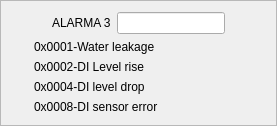
       <widget class="QFrame" name="frame_5">
        <property name="sizePolicy">
         <sizepolicy hsizetype="Preferred" vsizetype="Preferred">
          <horstretch>0</horstretch>
          <verstretch>2</verstretch>
         </sizepolicy>
        </property>
        <property name="frameShape">
         <enum>QFrame::StyledPanel</enum>
        </property>
        <property name="frameShadow">
         <enum>QFrame::Raised</enum>
        </property>
        <layout class="QGridLayout" name="gridLayout_6">
         <item row="0" column="0">
          <layout class="QVBoxLayout" name="verticalLayout_2">
           <item>
            <layout class="QHBoxLayout" name="horizontalLayout_55">
             <item>
              <spacer name="horizontalSpacer_6">
               <property name="orientation">
                <enum>Qt::Horizontal</enum>
               </property>
               <property name="sizeHint" stdset="0">
                <size>
                 <width>40</width>
                 <height>20</height>
                </size>
               </property>
              </spacer>
             </item>
             <item>
              <widget class="QLabel" name="label_56">
               <property name="text">
                <string>ALARMA 3</string>
               </property>
              </widget>
             </item>
             <item>
              <widget class="QLineEdit" name="m_leAlarm3">
               <property name="readOnly">
                <bool>true</bool>
               </property>
              </widget>
             </item>
             <item>
              <spacer name="horizontalSpacer_7">
               <property name="orientation">
                <enum>Qt::Horizontal</enum>
               </property>
               <property name="sizeHint" stdset="0">
                <size>
                 <width>40</width>
                 <height>20</height>
                </size>
               </property>
              </spacer>
             </item>
            </layout>
           </item>
           <item>
            <layout class="QHBoxLayout" name="horizontalLayout_33">
             <item>
              <widget class="QLabel" name="m_lblLed1_33">
               <property name="enabled">
                <bool>false</bool>
               </property>
               <property name="sizePolicy">
                <sizepolicy hsizetype="Preferred" vsizetype="Preferred">
                 <horstretch>1</horstretch>
                 <verstretch>0</verstretch>
                </sizepolicy>
               </property>
               <property name="maximumSize">
                <size>
                 <width>16</width>
                 <height>16</height>
                </size>
               </property>
               <property name="text">
                <string/>
               </property>
               <property name="pixmap">
                <pixmap resource="../../Xaar/SinglePass/shared.qrc">:/res/images/Ledrojo.png</pixmap>
               </property>
              </widget>
             </item>
             <item>
              <widget class="QLabel" name="label_34">
               <property name="sizePolicy">
                <sizepolicy hsizetype="Preferred" vsizetype="Preferred">
                 <horstretch>5</horstretch>
                 <verstretch>0</verstretch>
                </sizepolicy>
               </property>
               <property name="text">
                <string>0x0001-Water leakage</string>
               </property>
              </widget>
             </item>
            </layout>
           </item>
           <item>
            <layout class="QHBoxLayout" name="horizontalLayout_34">
             <item>
              <widget class="QLabel" name="m_lblLed1_34">
               <property name="enabled">
                <bool>false</bool>
               </property>
               <property name="sizePolicy">
                <sizepolicy hsizetype="Preferred" vsizetype="Preferred">
                 <horstretch>1</horstretch>
                 <verstretch>0</verstretch>
                </sizepolicy>
               </property>
               <property name="maximumSize">
                <size>
                 <width>16</width>
                 <height>16</height>
                </size>
               </property>
               <property name="text">
                <string/>
               </property>
               <property name="pixmap">
                <pixmap resource="../../Xaar/SinglePass/shared.qrc">:/res/images/Ledrojo.png</pixmap>
               </property>
              </widget>
             </item>
             <item>
              <widget class="QLabel" name="label_35">
               <property name="sizePolicy">
                <sizepolicy hsizetype="Preferred" vsizetype="Preferred">
                 <horstretch>5</horstretch>
                 <verstretch>0</verstretch>
                </sizepolicy>
               </property>
               <property name="text">
                <string>0x0002-DI Level rise</string>
               </property>
              </widget>
             </item>
            </layout>
           </item>
           <item>
            <layout class="QHBoxLayout" name="horizontalLayout_35">
             <item>
              <widget class="QLabel" name="m_lblLed1_35">
               <property name="enabled">
                <bool>false</bool>
               </property>
               <property name="sizePolicy">
                <sizepolicy hsizetype="Preferred" vsizetype="Preferred">
                 <horstretch>1</horstretch>
                 <verstretch>0</verstretch>
                </sizepolicy>
               </property>
               <property name="maximumSize">
                <size>
                 <width>16</width>
                 <height>16</height>
                </size>
               </property>
               <property name="text">
                <string/>
               </property>
               <property name="pixmap">
                <pixmap resource="../../Xaar/SinglePass/shared.qrc">:/res/images/Ledrojo.png</pixmap>
               </property>
              </widget>
             </item>
             <item>
              <widget class="QLabel" name="label_36">
               <property name="sizePolicy">
                <sizepolicy hsizetype="Preferred" vsizetype="Preferred">
                 <horstretch>5</horstretch>
                 <verstretch>0</verstretch>
                </sizepolicy>
               </property>
               <property name="text">
                <string>0x0004-DI level drop</string>
               </property>
              </widget>
             </item>
            </layout>
           </item>
           <item>
            <layout class="QHBoxLayout" name="horizontalLayout_36">
             <item>
              <widget class="QLabel" name="m_lblLed1_36">
               <property name="enabled">
                <bool>false</bool>
               </property>
               <property name="sizePolicy">
                <sizepolicy hsizetype="Preferred" vsizetype="Preferred">
                 <horstretch>1</horstretch>
                 <verstretch>0</verstretch>
                </sizepolicy>
               </property>
               <property name="maximumSize">
                <size>
                 <width>16</width>
                 <height>16</height>
                </size>
               </property>
               <property name="text">
                <string/>
               </property>
               <property name="pixmap">
                <pixmap resource="../../Xaar/SinglePass/shared.qrc">:/res/images/Ledrojo.png</pixmap>
               </property>
              </widget>
             </item>
             <item>
              <widget class="QLabel" name="label_37">
               <property name="sizePolicy">
                <sizepolicy hsizetype="Preferred" vsizetype="Preferred">
                 <horstretch>5</horstretch>
                 <verstretch>0</verstretch>
                </sizepolicy>
               </property>
               <property name="text">
                <string>0x0008-DI sensor error</string>
               </property>
              </widget>
             </item>
            </layout>
           </item>
          </layout>
         </item>
        </layout>
       </widget>
